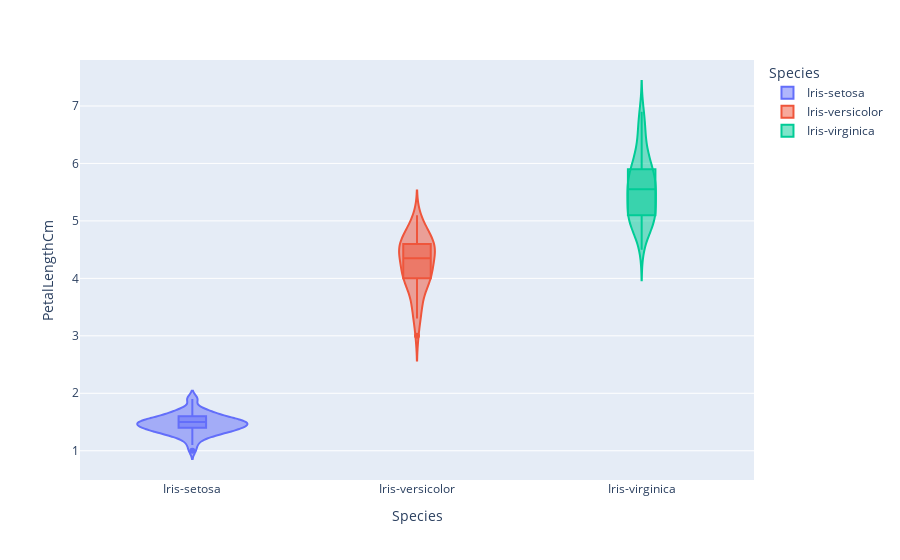

Notebook code for this chart:
### Code cell
px.violin(iris, x="Species", y="PetalLengthCm", color="Species", box=True)

### Figure 1 — Plotly figure (JSON) as saved in the notebook; plotly's stock layout.template omitted (floating-point values rounded to 4 significant figures)
{"data": [{"alignmentgroup": "True", "box": {"visible": true}, "hovertemplate": "Species=%{x}<br>PetalLengthCm=%{y}<extra></extra>", "legendgroup": "Iris-setosa", "marker": {"color": "#636efa"}, "name": "Iris-setosa", "offsetgroup": "Iris-setosa", "orientation": "v", "scalegroup": "True", "showlegend": true, "type": "violin", "x": ["Iris-setosa", "Iris-setosa", "Iris-setosa", "Iris-setosa", "Iris-setosa", "Iris-setosa", "Iris-setosa", "Iris-setosa", "Iris-setosa", "Iris-setosa", "Iris-setosa", "Iris-setosa", "Iris-setosa", "Iris-setosa", "Iris-setosa", "Iris-setosa", "Iris-setosa", "Iris-setosa", "Iris-setosa", "Iris-setosa", "Iris-setosa", "Iris-setosa", "Iris-setosa", "Iris-setosa", "Iris-setosa", "Iris-setosa", "Iris-setosa", "Iris-setosa", "Iris-setosa", "Iris-setosa", "Iris-setosa", "Iris-setosa", "Iris-setosa", "Iris-setosa", "Iris-setosa", "Iris-setosa", "Iris-setosa", "Iris-setosa", "Iris-setosa", "Iris-setosa", "Iris-setosa", "Iris-setosa", "Iris-setosa", "Iris-setosa", "Iris-setosa", "Iris-setosa", "Iris-setosa", "Iris-setosa", "Iris-setosa", "Iris-setosa"], "x0": " ", "xaxis": "x", "y": [1.4, 1.4, 1.3, 1.5, 1.4, 1.7, 1.4, 1.5, 1.4, 1.5, 1.5, 1.6, 1.4, 1.1, 1.2, 1.5, 1.3, 1.4, 1.7, 1.5, 1.7, 1.5, 1, 1.7, 1.9, 1.6, 1.6, 1.5, 1.4, 1.6, 1.6, 1.5, 1.5, 1.4, 1.5, 1.2, 1.3, 1.5, 1.3, 1.5, 1.3, 1.3, 1.3, 1.6, 1.9, 1.4, 1.6, 1.4, 1.5, 1.4], "y0": " ", "yaxis": "y"}, {"alignmentgroup": "True", "box": {"visible": true}, "hovertemplate": "Species=%{x}<br>PetalLengthCm=%{y}<extra></extra>", "legendgroup": "Iris-versicolor", "marker": {"color": "#EF553B"}, "name": "Iris-versicolor", "offsetgroup": "Iris-versicolor", "orientation": "v", "scalegroup": "True", "showlegend": true, "type": "violin", "x": ["Iris-versicolor", "Iris-versicolor", "Iris-versicolor", "Iris-versicolor", "Iris-versicolor", "Iris-versicolor", "Iris-versicolor", "Iris-versicolor", "Iris-versicolor", "Iris-versicolor", "Iris-versicolor", "Iris-versicolor", "Iris-versicolor", "Iris-versicolor", "Iris-versicolor", "Iris-versicolor", "Iris-versicolor", "Iris-versicolor", "Iris-versicolor", "Iris-versicolor", "Iris-versicolor", "Iris-versicolor", "Iris-versicolor", "Iris-versicolor", "Iris-versicolor", "Iris-versicolor", "Iris-versicolor", "Iris-versicolor", "Iris-versicolor", "Iris-versicolor", "Iris-versicolor", "Iris-versicolor", "Iris-versicolor", "Iris-versicolor", "Iris-versicolor", "Iris-versicolor", "Iris-versicolor", "Iris-versicolor", "Iris-versicolor", "Iris-versicolor", "Iris-versicolor", "Iris-versicolor", "Iris-versicolor", "Iris-versicolor", "Iris-versicolor", "Iris-versicolor", "Iris-versicolor", "Iris-versicolor", "Iris-versicolor", "Iris-versicolor"], "x0": " ", "xaxis": "x", "y": [4.7, 4.5, 4.9, 4, 4.6, 4.5, 4.7, 3.3, 4.6, 3.9, 3.5, 4.2, 4, 4.7, 3.6, 4.4, 4.5, 4.1, 4.5, 3.9, 4.8, 4, 4.9, 4.7, 4.3, 4.4, 4.8, 5, 4.5, 3.5, 3.8, 3.7, 3.9, 5.1, 4.5, 4.5, 4.7, 4.4, 4.1, 4, 4.4, 4.6, 4, 3.3, 4.2, 4.2, 4.2, 4.3, 3, 4.1], "y0": " ", "yaxis": "y"}, {"alignmentgroup": "True", "box": {"visible": true}, "hovertemplate": "Species=%{x}<br>PetalLengthCm=%{y}<extra></extra>", "legendgroup": "Iris-virginica", "marker": {"color": "#00cc96"}, "name": "Iris-virginica", "offsetgroup": "Iris-virginica", "orientation": "v", "scalegroup": "True", "showlegend": true, "type": "violin", "x": ["Iris-virginica", "Iris-virginica", "Iris-virginica", "Iris-virginica", "Iris-virginica", "Iris-virginica", "Iris-virginica", "Iris-virginica", "Iris-virginica", "Iris-virginica", "Iris-virginica", "Iris-virginica", "Iris-virginica", "Iris-virginica", "Iris-virginica", "Iris-virginica", "Iris-virginica", "Iris-virginica", "Iris-virginica", "Iris-virginica", "Iris-virginica", "Iris-virginica", "Iris-virginica", "Iris-virginica", "Iris-virginica", "Iris-virginica", "Iris-virginica", "Iris-virginica", "Iris-virginica", "Iris-virginica", "Iris-virginica", "Iris-virginica", "Iris-virginica", "Iris-virginica", "Iris-virginica", "Iris-virginica", "Iris-virginica", "Iris-virginica", "Iris-virginica", "Iris-virginica", "Iris-virginica", "Iris-virginica", "Iris-virginica", "Iris-virginica", "Iris-virginica", "Iris-virginica", "Iris-virginica", "Iris-virginica", "Iris-virginica", "Iris-virginica"], "x0": " ", "xaxis": "x", "y": [6, 5.1, 5.9, 5.6, 5.8, 6.6, 4.5, 6.3, 5.8, 6.1, 5.1, 5.3, 5.5, 5, 5.1, 5.3, 5.5, 6.7, 6.9, 5, 5.7, 4.9, 6.7, 4.9, 5.7, 6, 4.8, 4.9, 5.6, 5.8, 6.1, 6.4, 5.6, 5.1, 5.6, 6.1, 5.6, 5.5, 4.8, 5.4, 5.6, 5.1, 5.1, 5.9, 5.7, 5.2, 5, 5.2, 5.4, 5.1], "y0": " ", "yaxis": "y"}], "layout": {"legend": {"title": {"text": "Species"}, "tracegroupgap": 0}, "margin": {"t": 60}, "violinmode": "overlay", "xaxis": {"anchor": "y", "categoryarray": ["Iris-setosa", "Iris-versicolor", "Iris-virginica"], "categoryorder": "array", "domain": [0, 1], "title": {"text": "Species"}}, "yaxis": {"anchor": "x", "domain": [0, 1], "title": {"text": "PetalLengthCm"}}}}
